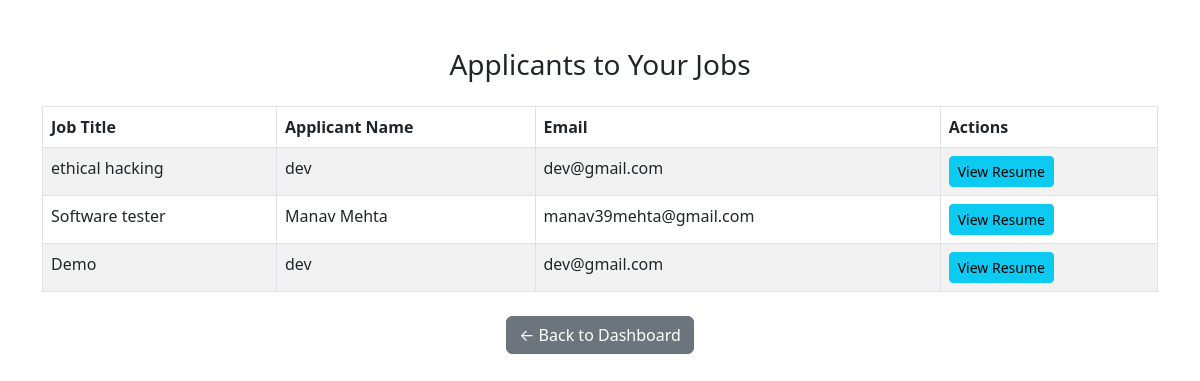
Screenshot of /employer/view-applicants.php (signed in) with the database file from the repository.
### tables this page shows
CREATE TABLE `applications` (
  `id` int(11) UNSIGNED NOT NULL,
  `user_id` int(11) UNSIGNED NOT NULL,
  `job_id` int(11) UNSIGNED NOT NULL,
  `applied_on` datetime NOT NULL,
  `resume` varchar(255) DEFAULT NULL,
  `status` varchar(20) NOT NULL DEFAULT 'Pending'
);

CREATE TABLE `jobs` (
  `id` int(11) NOT NULL,
  `employer_id` int(11) NOT NULL,
  `title` varchar(255) NOT NULL,
  `description` text NOT NULL,
  `location` varchar(100) DEFAULT NULL,
  `salary_range` varchar(50) DEFAULT NULL,
  `job_type` enum('Full-Time','Part-Time','Internship','Remote') DEFAULT NULL,
  `experience_required` varchar(100) DEFAULT NULL,
  `skills_required` text DEFAULT NULL,
  `created_at` timestamp NOT NULL DEFAULT current_timestamp(),
  `company_name` varchar(255) DEFAULT NULL,
  `tags` varchar(255) DEFAULT NULL
);

CREATE TABLE `users` (
  `id` int(11) NOT NULL,
  `username` varchar(100) DEFAULT NULL,
  `email` varchar(100) DEFAULT NULL,
  `password` varchar(255) DEFAULT NULL,
  `role` enum('jobseeker','employer','admin') DEFAULT NULL,
  `created_at` timestamp NOT NULL DEFAULT current_timestamp(),
  `resume` varchar(255) DEFAULT NULL,
  `reset_token` varchar(255) DEFAULT NULL,
  `reset_expiry` datetime DEFAULT NULL,
  `profile_photo` varchar(255) DEFAULT NULL,
  `profile_picture` varchar(255) DEFAULT NULL
);

### employer/view-applicants.php (the view, shortened to what this page needs)
<?php
include("../config.php");
$employer_id = $_SESSION['userid'];
$result = null;
$applicants_sql = "SELECT
                       a.id AS application_id,
                       a.resume,
                       u.id AS user_id,
                       u.username,
                       u.email,
                       j.title AS job_title
                   FROM applications a
                   JOIN users u ON a.user_id = u.id
                   JOIN jobs j ON a.job_id = j.id
                   WHERE j.employer_id = ?";
$applicants_stmt = $conn->prepare($applicants_sql);
if ($applicants_stmt) {
    $applicants_stmt->bind_param("i", $employer_id);
    $applicants_stmt->execute();
    $result = $applicants_stmt->get_result();
} else {
    $message = "<div class='alert alert-danger'>Database Error: Could not prepare applicant query.</div>";
}
?>
<!DOCTYPE html>
<html>
<head>
    <link href="https://cdn.jsdelivr.net/npm/bootstrap@5.3.0/dist/css/bootstrap.min.css" rel="stylesheet">
    </head>
<body>
<div class="container mt-5">
    <h3 class="text-center mb-4">Applicants to Your Jobs</h3>
    <table class="table table-bordered table-striped">
        <thead>
            <tr>
                <th>Job Title</th>
                <th>Applicant Name</th>
                <th>Email</th>
                <th>Actions</th>
            </tr>
        </thead>
        <tbody>
            <?php
            if ($result && $result->num_rows > 0):
                while ($applicant = $result->fetch_assoc()):
            ?>
            <tr>
                <td><?= htmlspecialchars($applicant['job_title']); ?></td>
                <td><?= htmlspecialchars($applicant['username']); ?></td>
                <td><?= htmlspecialchars($applicant['email']); ?></td>
                <td>
                    <?php if (!empty($applicant['resume'])): ?>
                        <a href="../uploads/<?= htmlspecialchars($applicant['resume']); ?>" target="_blank" class="btn btn-sm btn-info">View Resume</a>
                    <?php endif; ?>
                </td>
            </tr>
            <?php endwhile;
            else: ?>
            <tr>
                <td colspan="4" class="text-center">No applicants found for your jobs.</td>
            </tr>
            <?php endif; ?>
        </tbody>
    </table>
    <div class="text-center mt-4">
        <a href="dashboard.php" class="btn btn-secondary">← Back to Dashboard</a>
    </div>
</div>
</body>
</html>

### rows the page displays
applications: job.title "ethical hacking", user.username "dev", user.email "dev@gmail.com"
applications: job.title "Software tester", user.username "Manav Mehta", user.email "manav39mehta@gmail.com"
applications: job.title "Demo", user.username "dev", user.email "dev@gmail.com"
